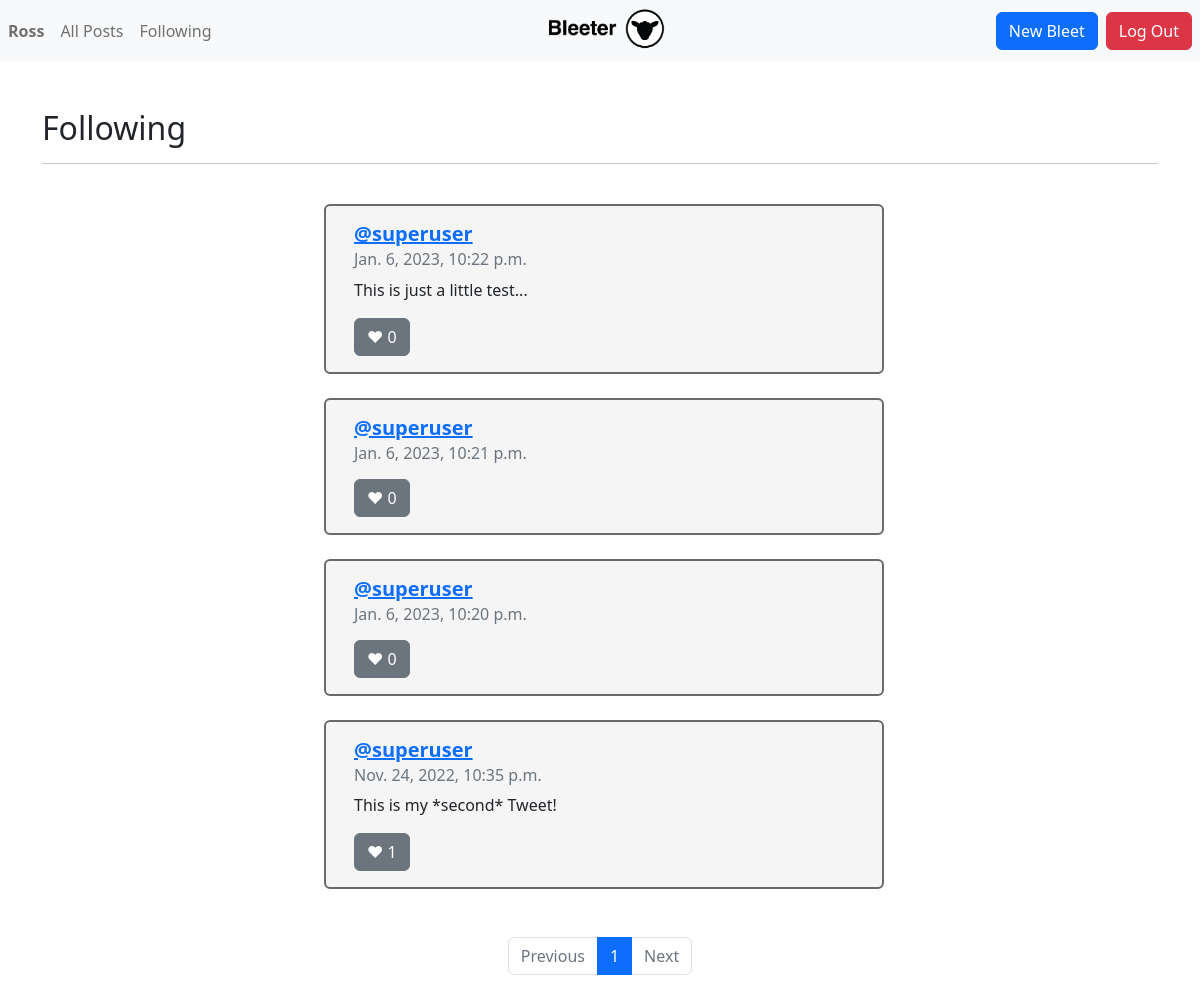
Page /following (signed in) on the committed database.
### network/models.py (models this page shows, shortened)
class User(AbstractUser):
    pass

class Tweet(models.Model):
    author = models.ForeignKey(User, on_delete=models.CASCADE)
    tweetText = models.CharField(max_length=255)
    posted = models.DateTimeField(auto_now_add=True)
    like = models.ManyToManyField(User, blank=True, related_name="likes")

### network/views.py (the view)
# urls.py: path("following", views.following, name="following"),
def following(request):
    usersFollowed = request.user.following.all()
    usersFollowedIds = []
    for x in usersFollowed:
        usersFollowedIds.append(x.user.id)
    tweets = Tweet.objects.filter(author__in=usersFollowedIds).order_by('-posted')
    paginator = Paginator(tweets, 10)
    page_number = request.GET.get('page')
    page_obj = paginator.get_page(page_number)
    return render(request, "network/following.html", {
        "page_obj": page_obj
    })

### network/templates/network/following.html (shortened to what this page needs)
{% extends "network/layout.html" %}
{% block body %}
<br>
<h2>Following</h2>
<hr><br>
<div class="container">
   {% for tweet in page_obj %}
   <div class="row justify-content-center mb-4">
      <div class="ms-2 card" style="width: 35rem" data-id="{{tweet.id}}";>
         <div class="card-body rounded">
            <h5 class="card-title"><a href="{% url 'profile' user_id=tweet.author.id%}"><b>@{{ tweet.author}}</b></h5></a>
            <h6 class="card-subtitle mb-2 text-muted">{{tweet.posted}}</h6>
            <p class="card-text" id="tweetText">{{tweet.tweetText}}</p>
            {% if user.username in tweet.like.all|stringformat:'s' %}
            <button class="btn btn-danger float-left" id="foo">&hearts;&nbsp;<span id="number">{{ tweet.like.all.count }}</span></button>
            {% else %}
            <button class="btn btn-secondary float-left" id="foo">&hearts;&nbsp;<span id="number">{{ tweet.like.all.count }}</span></button>
            {% endif %}
         </div>
      </div>
      <br>
   </div>
   {% endfor %}
   <br>
   <nav aria-label="Page navigation example">
      <ul class="pagination justify-content-center">
         {% if page_obj.has_previous %}
         <li class="page-item">
            <a class="page-link" href="?page={{ page_obj.previous_page_number }}">Previous</a>
         </li>
         {% else %}
         <li class="page-item disabled">
            <a class="page-link" href="#" tabindex="-1" aria-disabled="True">Previous</a>
         </li>
         {% endif %}
         {% for i in page_obj.paginator.page_range %}
         {% if page_obj.number == i %}
         <li class="page-item active" aria-current="page">
            <span class="page-link">
               {{ i }}
            </span>
         </li>
         {% else %}
         <li class="page-item"><a class="page-link" href="?page={{ i }}">{{ i }}</a></li>
         {% endif %}
         {% endfor %}
         {% if page_obj.has_next %}
         <li class="page-item">
            <a class="page-link" href="?page={{ page_obj.next_page_number }}">Next</a>
         </li>
         {% else %}
         <li class="page-item disabled">
            <a class="page-link" href="#" tabindex="-1" aria-disabled="True">Next</a>
         </li>
         {% endif %}
      </ul>
   </nav>
   {% endblock %}

### network/templates/network/layout.html (shortened to what this page needs)
{% load static %}
<!DOCTYPE html>
<html lang="en">
<head>
    <link href="https://cdn.jsdelivr.net/npm/bootstrap@5.2.3/dist/css/bootstrap.min.css" rel="stylesheet">
    <link rel="stylesheet" href="{% static 'network/styles.css' %}"/>
</head>
<body>
    <nav class="navbar navbar-expand-md navbar-light bg-light">
        <div class="navbar-collapse collapse w-100 order-1 order-md-0 dual-collapse2">
            <ul class="navbar-nav mr-auto">
                {% if user.is_authenticated %}
                <li class="nav-item active">
                    <a class="nav-link" href="{% url 'profile' user_id=user.id%}"><strong>{{ user.username }}</strong></a>
                </li>
                <li class="nav-item">
                    <a class="nav-link" href="{% url 'allPosts' %}">All Posts</a>
                </li>
                <li class="nav-item">
                    <a class="nav-link" href="{% url 'following' %}">Following</a>
                </li>
                {% endif %}
            </ul>
        </div>
        <div class="mx-auto order-0">
            <a class="navbar-brand mx-auto">
            <a href="{% url 'index' %}"><img src="{% static 'network_logo.png' %}" height="45" alt="image"/></a>
        </div>
        <div class="navbar-collapse collapse w-100 order-3 dual-collapse2">
            <ul class="navbar-nav ms-auto">
                {% if user.is_authenticated %}
                <li class="nav-item">
                    <a class="btn btn-primary me-2" href="{% url 'tweet' %}" role="button"> New Bleet</a>
                </li>
                <li class="nav-item">
                    <a class="btn btn-danger me-2" href="{% url 'logout' %}" role="button"> Log Out</a>
                </li>
                {% endif %}
            </ul>
        </div>
    </nav>
    <div class="body">
        <div class="container">
            <br>
            {% block body %}
            {% endblock %}
        </div>
    </body>
    </html>

### network/static/network/styles.css (style rules this page uses)
.card { background-color: #F5F5F5; border: 2px solid dimgrey; }

### rows in the picture
User: username "Ross"
Tweet: author "superuser", posted "Jan. 6, 2023, 10:22 p.m.", tweetText "This is just a little test...", like.all.count "0"
Tweet: author "superuser", posted "Jan. 6, 2023, 10:21 p.m.", like.all.count "0"
Tweet: author "superuser", posted "Jan. 6, 2023, 10:20 p.m.", like.all.count "0"
Tweet: author "superuser", posted "Nov. 24, 2022, 10:35 p.m.", tweetText "This is my *second* Tweet!", like.all.count "1"

### other values in the picture
{{ i }} "1"
